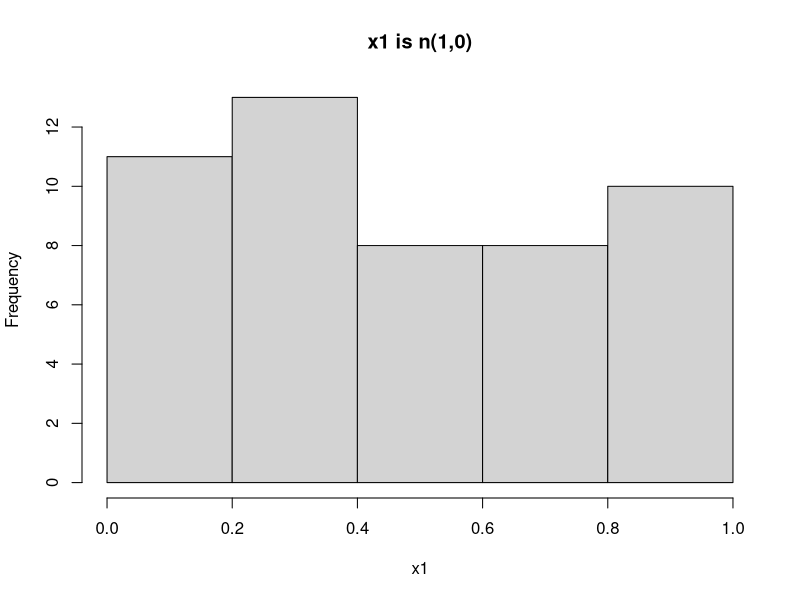
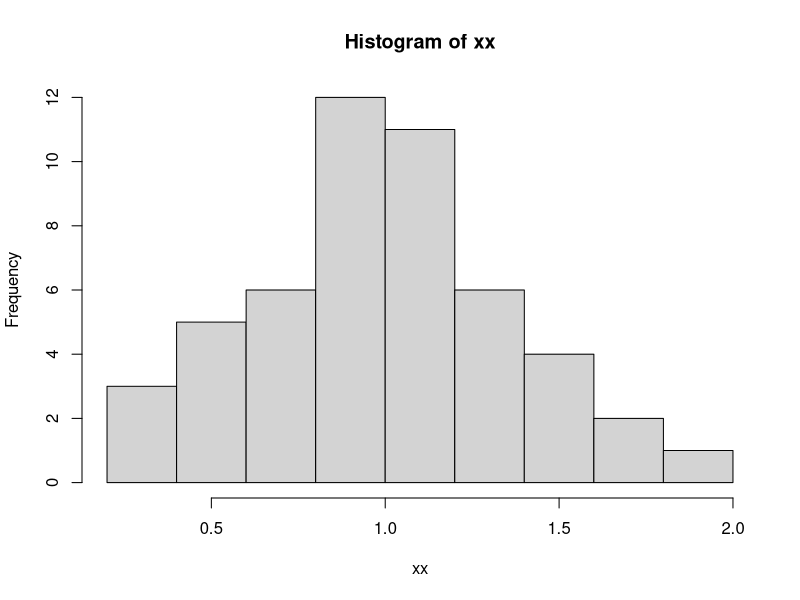
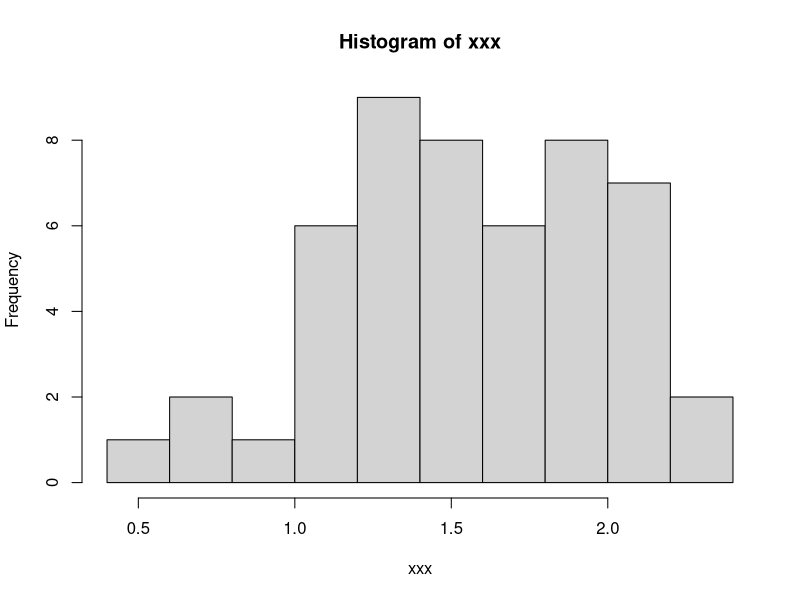
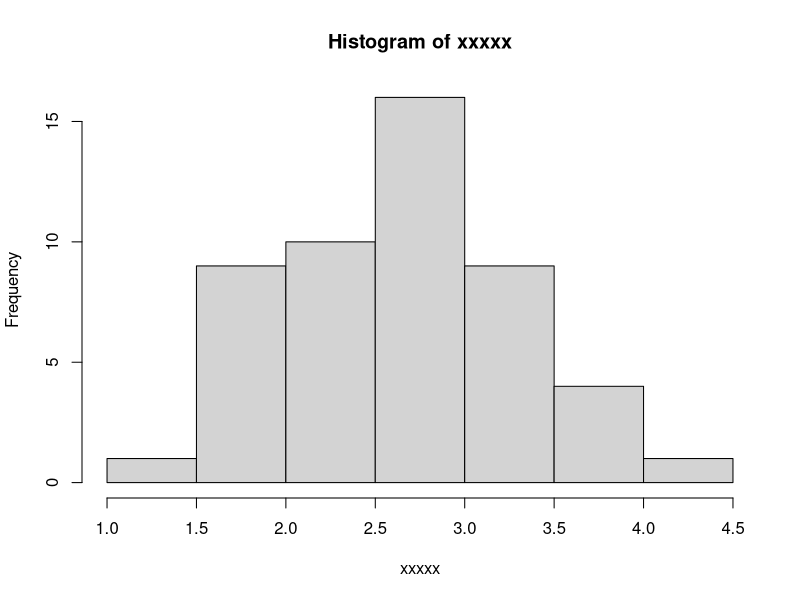
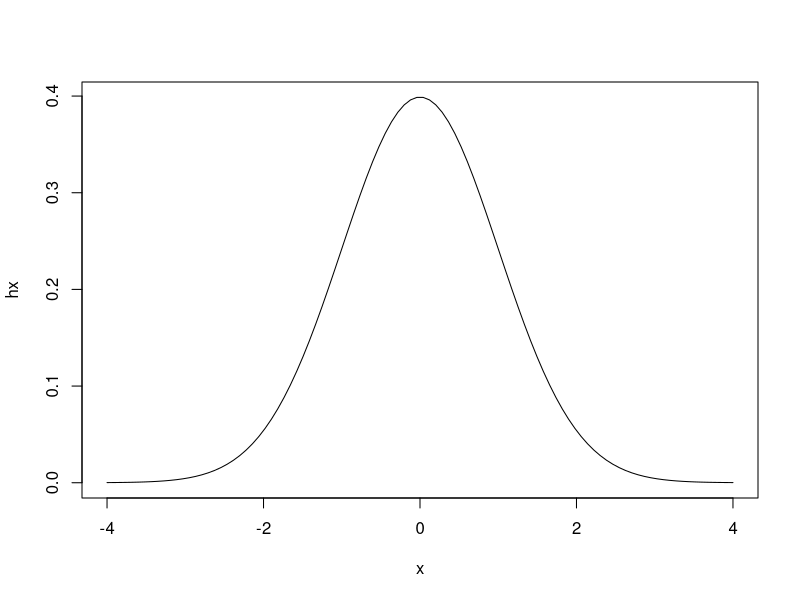
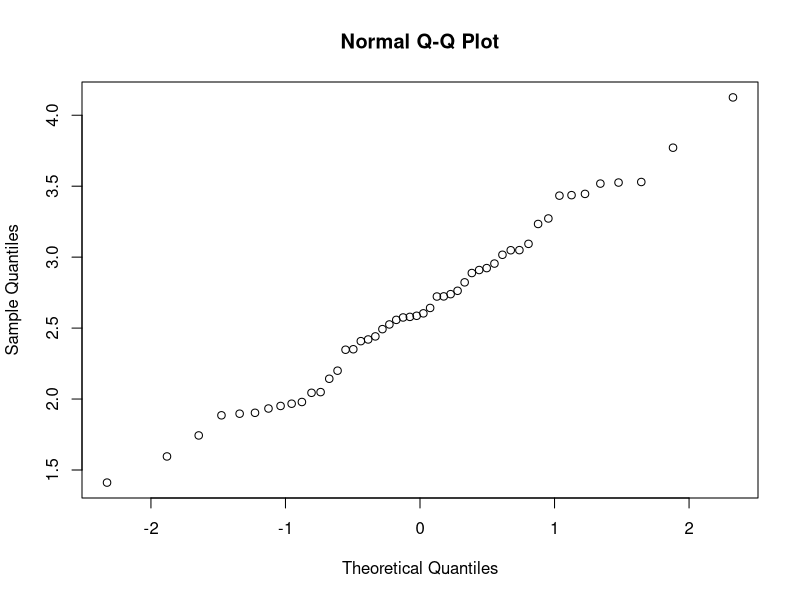
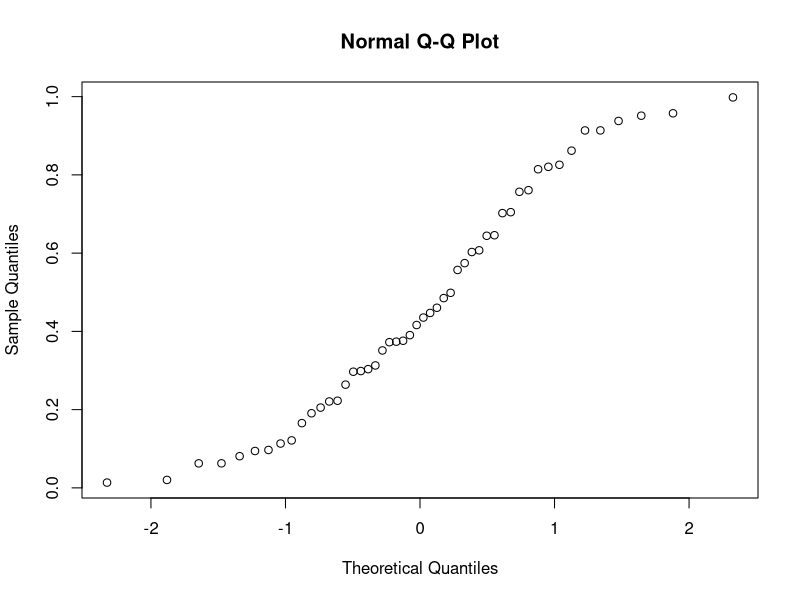
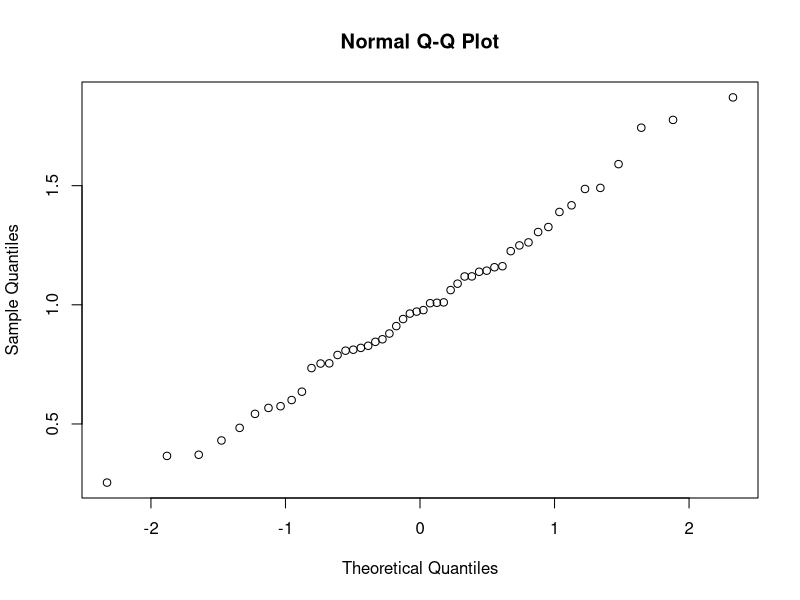

The R script that drew these images, in order:



seed=35
s<-set.seed(seed)
N<-50

n1<-rnorm(N)

x1<-runif(N,min=0,max=1)
hist(x1,main="x1 is n(1,0)")
x2<-runif(N,min=0,max=1)
x3<-runif(N,min=0,max=1)
xx<-x1+x2
hist(xx)
xxx<-xx+x3
hist(xxx)
x4<-runif(N,min=0,max=1)
x5<-runif(N,min=0,max=1)
xxxxx<-xxx+x4+x5
hist(xxxxx)

x <- seq(-4, 4, length=100)
hx <- dnorm(x)
plot(x,hx,type="l")
qqnorm(xxxxx)
qqnorm(x1)
qqnorm(xx)
qqplot(xxxxx,x1)
y<-seq(0,2,length=100)
plot(y)
hy<-dunif(y,min=0,max=2)
plot(y,hy,type="l")
qqplot(hy,xx)
z1<-seq(0,1,length=100)
z2<-2-seq(1,2,length=100)
z<-c(z1,z2)
plot(z)
qqplot(z,xx)

